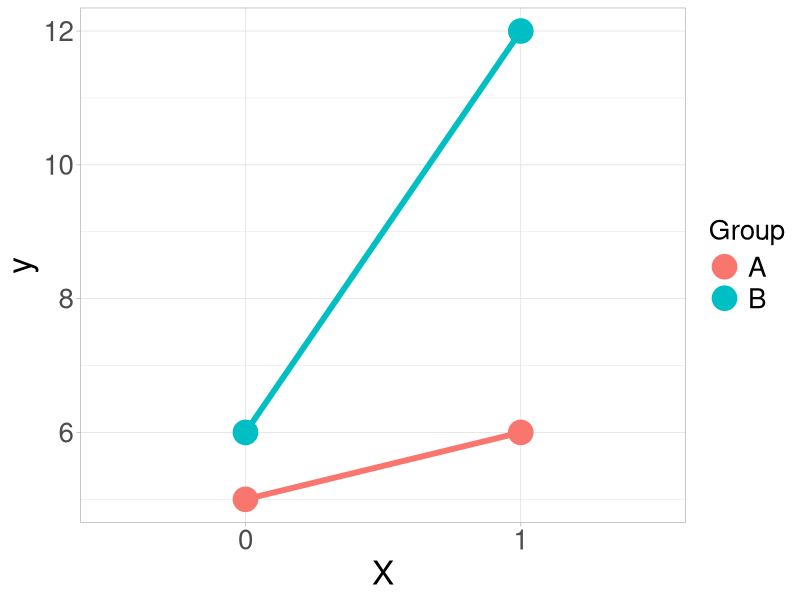
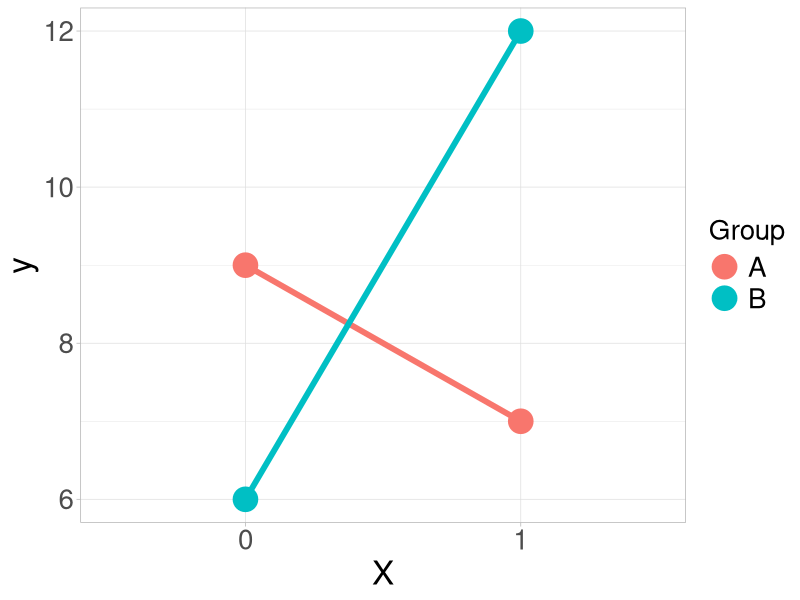
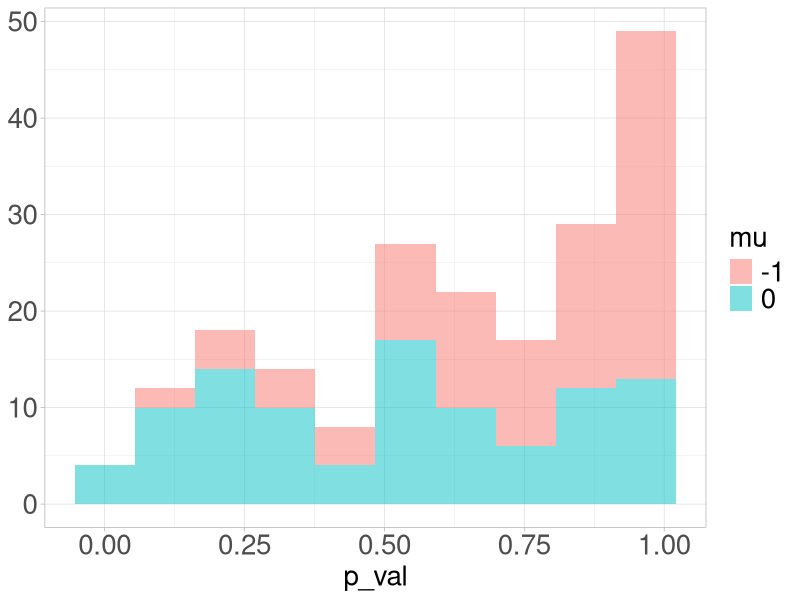
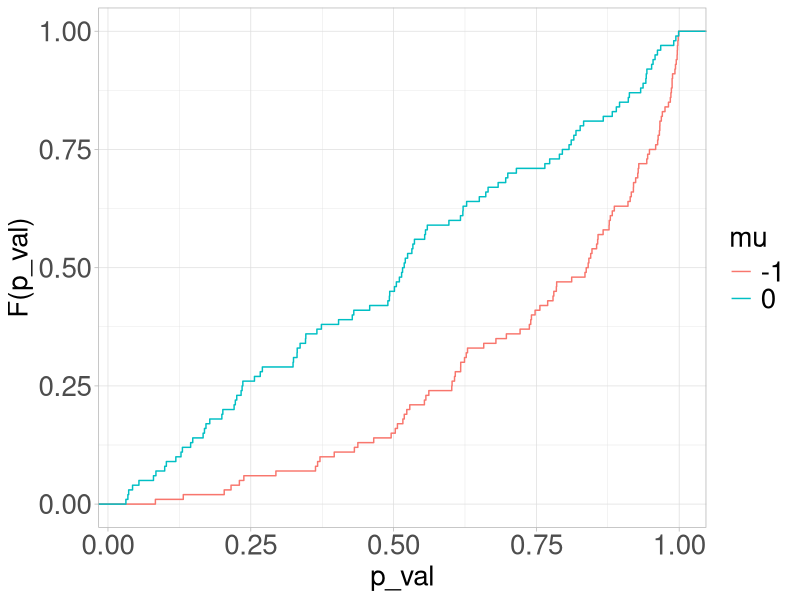
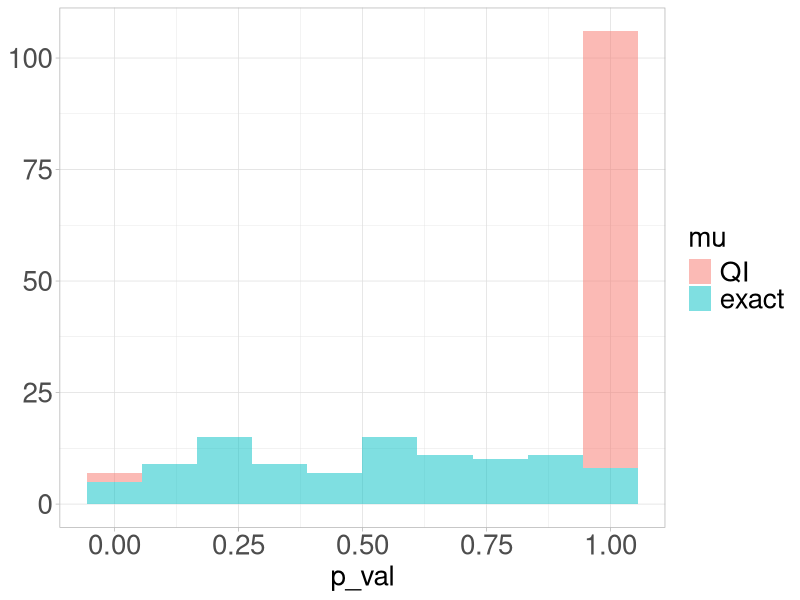
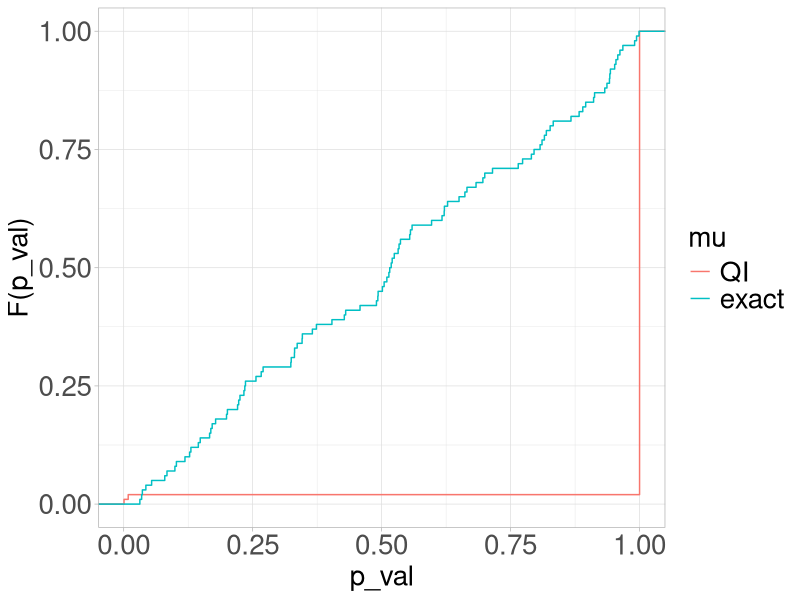

The R script that drew these images, in order:
## ---- chunk 1

## ---- chunk 2
library(tidyverse)
## ---- chunk 3
tibble(X = factor(c(0, 0, 1, 1)),
       Group = factor(c("A", "B", "A", "B")),
       y = c(5, 6, 6, 12)) %>%
  ggplot(aes(X, y, color = Group, group = Group)) +
  geom_line(lwd = 2) +
  geom_point(size = 8) +
  theme_light() +
  theme(axis.text.x = element_text(size = 20),
        axis.text.y = element_text(size = 20),
        axis.title.x = element_text(size = 24),
        axis.title.y = element_text(size = 24),
        legend.text = element_text(size = 20),
        legend.title = element_text(size = 20))
## ---- chunk 4
tibble(X = factor(c(0, 0, 1, 1)),
       Group = factor(c("A", "B", "A", "B")),
       y = c(9, 6, 7, 12)) %>%
  ggplot(aes(X, y, color = Group, group = Group)) +
  geom_line(lwd = 2) +
  geom_point(size = 8) +
  theme_light() +
  theme(axis.text.x = element_text(size = 20),
        axis.text.y = element_text(size = 20),
        axis.title.x = element_text(size = 24),
        axis.title.y = element_text(size = 24),
        legend.text = element_text(size = 20),
        legend.title = element_text(size = 20))
## ---- chunk 5
p_global_bonferroni <- function(p_vals) {
  n <- length(p_vals)
  return(min(n * min(p_vals), 1))
}
## ---- chunk 6
y1 <- rnorm(n = 100, mean = 0)
p1 <- 1 - pnorm(y1, mean = 0)
y2 <- rnorm(n = 100, mean = -1)
p2 <- 1 - pnorm(y2, mean = 0)

## ---- chunk 7
df <- tibble(p_val = c(p1, p2),
             mu = factor(c(rep(0, 100), rep(-1, 100))))
h <- df %>%
  ggplot(aes(p_val, fill = mu)) +
  geom_histogram(bins = 10, alpha = 0.5)

cdf <- df %>%
  ggplot(aes(p_val, color = mu)) +
  stat_ecdf()
## ---- chunk 8
h +
  labs(y = NULL) +
  theme_light() +
  theme(axis.text = element_text(size = 20),
        axis.title.x = element_text(size = 20),
        legend.text = element_text(size = 20),
        legend.title = element_text(size = 20))
## ---- chunk 9
cdf +
  labs(y = "F(p_val)") +
  theme_light() +
  theme(axis.text = element_text(size = 20),
        axis.title.y = element_text(size = 20),
        axis.title.x = element_text(size = 20),
        legend.text = element_text(size = 20),
        legend.title = element_text(size = 20))
## ---- chunk 10
set.seed(1)
## ---- chunk 11
y3 <- rnorm(100, mean = c(3, 3, rep(-10, 98)))
p3 <- 1 - pnorm(y3, mean = 0)

signif(head(p3), digits = 2)
## ---- chunk 12
df <- tibble(p_val = c(p1, p3),
             mu = factor(c(rep("exact", 100), rep("QI", 100)),
                         levels = c("QI", "exact")))
h <- df %>%
  ggplot(aes(p_val, fill = mu)) +
  geom_histogram(bins = 10, alpha = 0.5)

cdf <- df %>%
  ggplot(aes(p_val, color = mu)) +
  stat_ecdf()
## ---- chunk 13
h +
  labs(y = NULL) +
  theme_light() +
  theme(axis.text = element_text(size = 20),
        axis.title.x = element_text(size = 20),
        legend.text = element_text(size = 20),
        legend.title = element_text(size = 20))
## ---- chunk 14
cdf +
  labs(y = "F(p_val)") +
  theme_light() +
  theme(axis.text = element_text(size = 20),
        axis.title.y = element_text(size = 20),
        axis.title.x = element_text(size = 20),
        legend.text = element_text(size = 20),
        legend.title = element_text(size = 20))
## ---- chunk 15
p_pos <- 1 - pnorm(y3, mean = 0)
p_neg <- pnorm(y3, mean = 0)

p_global_bonferroni(p_pos); p_global_bonferroni(p_neg)

max(p_global_bonferroni(p_pos), p_global_bonferroni(p_neg)) 
## ---- chunk 16
p_global_bonferroni(p3[p3 <= 0.8] / 0.8)
## ---- chunk 17
p_pos <- 1 - pnorm(y3, mean = 0)
p_neg <- pnorm(y3, mean = 0)

p_global_bonferroni(p_pos[p_pos <= 0.8] / 0.8)
p_global_bonferroni(p_neg[p_neg <= 0.8] / 0.8)

max(p_global_bonferroni(p_pos[p_pos <= 0.8] / 0.8), p_global_bonferroni(p_neg[p_neg <= 0.8] / 0.8))
